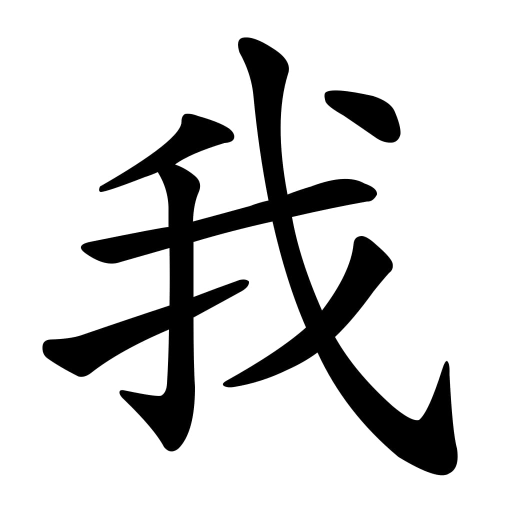
#> input picture VisualizePixelDifference/Data/svgtopng/wo_svg2png.png, 1024 x 1024 px (shown at 1/2 size)
$ python overlaySvgWritten.py
#> lines starting #> are read from the running program, lines starting #| are printed output that depends on the picture; after the words box and inside, x2 and y2 are one past the last pixel; in counts of white or black regions, pixels touching at a corner belong together
from PIL import Image
import cv2

one_name = "Wo-initial.png"
two_name = "Wo-opt-dynamic.png"
three_name = "Wo-opt-dynamic1.png"
four_name = "Wo-opt-dynamic2.png"

# set up filenames for reading files later
original_filename = '../Data/svgtopng/wo_svg2png.png'
one_filename = '../Data/written_results_scanned_using_scanner/' + one_name
two_filename = '../Data/written_results_scanned_using_scanner/' + two_name
three_filename = '../Data/written_results_scanned_using_scanner/' + three_name
four_filename = '../Data/written_results_scanned_using_scanner/' + four_name

# read images
original = cv2.imread(original_filename)
#> original is the input picture: shape (1024, 1024, 3); min 0, max 255, mean 212.3
one = cv2.imread(one_filename)
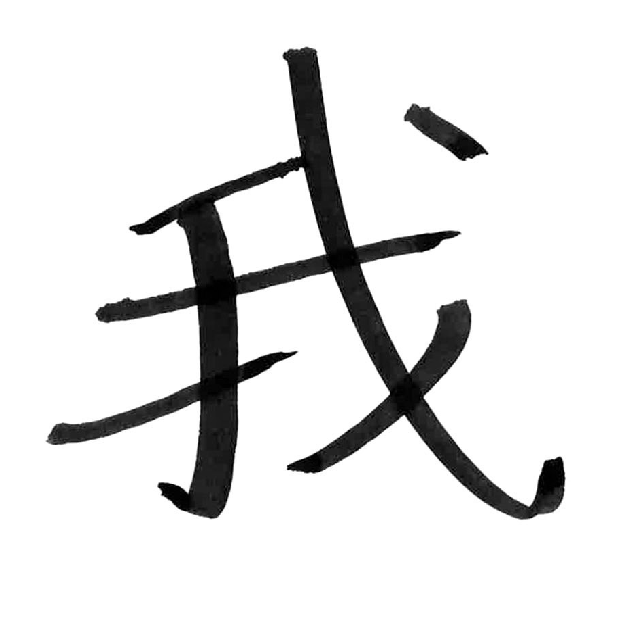
#> input picture VisualizePixelDifference/Data/written_results_scanned_using_scanner/Wo-initial.png, 640 x 640 px
#> one is the input picture: shape (640, 640, 3); min 0, max 255, mean 229.1
two = cv2.imread(two_filename)
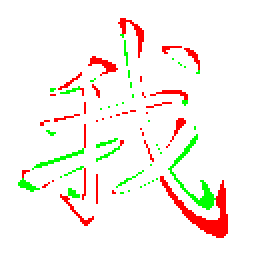
#> input picture VisualizePixelDifference/ImageOverlaying/blended_WO_scanner/Wo-opt-dynamic.png, 128 x 128 px, found by its file name (shown 2 times larger)
#> two is the input picture: shape (128, 128, 3); mean B, G, R 236.8, 243.3, 248.5
three = cv2.imread(three_filename)
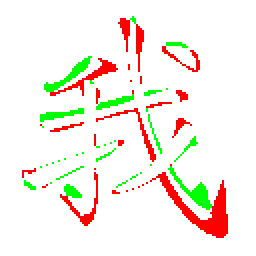
#> input picture VisualizePixelDifference/ImageOverlaying/blended_WO_scanner/Wo-opt-dynamic1.png, 128 x 128 px, found by its file name (shown 2 times larger)
#> three is the input picture: shape (128, 128, 3); mean B, G, R 231.5, 240.2, 246.3
four = cv2.imread(four_filename)
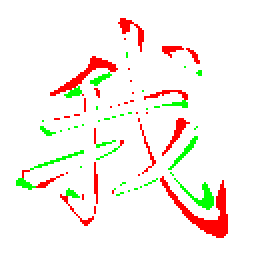
#> input picture VisualizePixelDifference/ImageOverlaying/blended_WO_scanner/Wo-opt-dynamic2.png, 128 x 128 px, found by its file name (shown 2 times larger)
#> four is the input picture: shape (128, 128, 3); mean B, G, R 235.4, 241.9, 248.5

# resize images
dim = (640, 640)
original = cv2.resize(original, dim, interpolation=cv2.INTER_NEAREST)
#> original: shape (640, 640, 3)
one = cv2.resize(one, dim, interpolation=cv2.INTER_NEAREST)
two = cv2.resize(two, dim, interpolation=cv2.INTER_NEAREST)
#> two: shape (640, 640, 3)
three = cv2.resize(three, dim, interpolation=cv2.INTER_NEAREST)
#> three: shape (640, 640, 3)
four = cv2.resize(four, dim, interpolation=cv2.INTER_NEAREST)
#> four: shape (640, 640, 3)

# set the written image to RED for visibility
Conv_hsv_Gray = cv2.cvtColor(one, cv2.COLOR_BGR2GRAY)
ret, mask = cv2.threshold(Conv_hsv_Gray, 0, 255,cv2.THRESH_BINARY_INV |cv2.THRESH_OTSU)
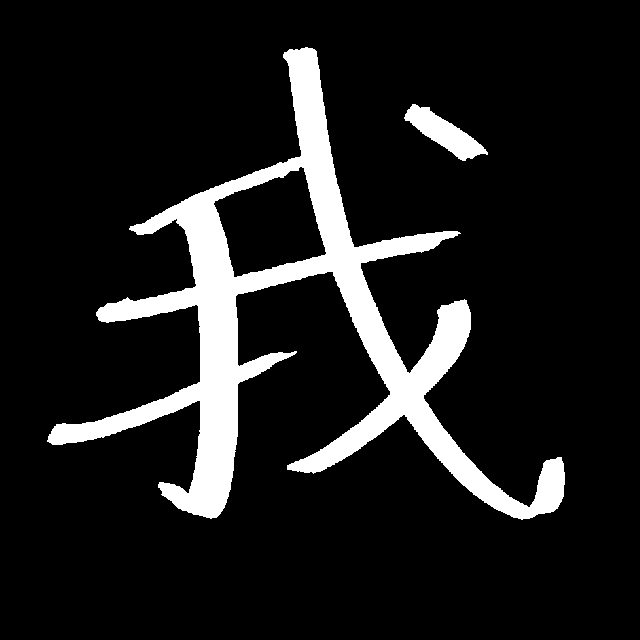
#> mask: shape (640, 640); 11.4% white; 2 white regions, box (x1, y1, x2, y2) and area: (47, 47, 565, 520) 44788, (404, 104, 488, 161) 1890
#> ret = 142
one[mask == 255] = [0, 0, 255]
#> one: shape (640, 640, 3); 11.4% of pixels changed, all inside (x1, y1, x2, y2) = (47, 47, 565, 520)
Conv_hsv_Gray = cv2.cvtColor(two, cv2.COLOR_BGR2GRAY)
ret, mask = cv2.threshold(Conv_hsv_Gray, 0, 255,cv2.THRESH_BINARY_INV |cv2.THRESH_OTSU)
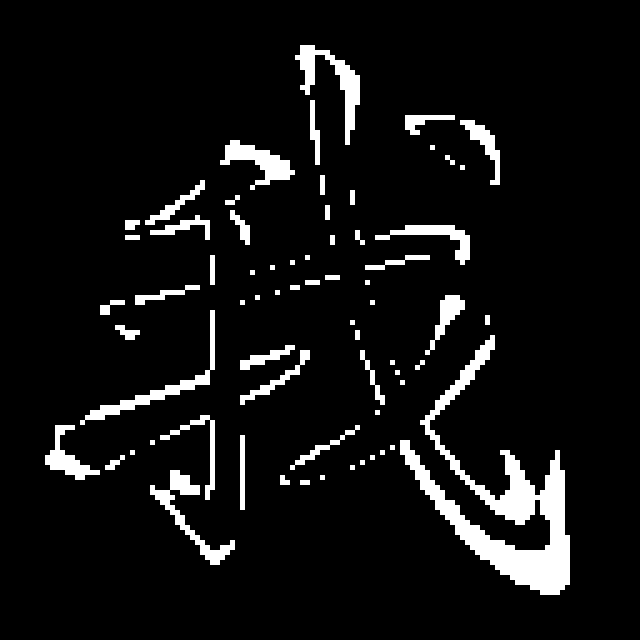
#> mask: shape (640, 640); 7.1% white; 67 white regions, largest, box (x1, y1, x2, y2) and area: (400, 335, 570, 595) 10775, (295, 45, 360, 145) 1850, (150, 470, 235, 565) 1625
#> ret = 150
two[mask == 255] = [0, 0, 255]
#> two: shape (640, 640, 3); mean B, G, R 236.8, 236.8, 255
Conv_hsv_Gray = cv2.cvtColor(three, cv2.COLOR_BGR2GRAY)
ret, mask = cv2.threshold(Conv_hsv_Gray, 0, 255,cv2.THRESH_BINARY_INV |cv2.THRESH_OTSU)
#> mask: shape (640, 640); 9.2% white; 49 white regions, largest, box (x1, y1, x2, y2) and area: (375, 410, 570, 595) 11575, (110, 140, 295, 240) 5475, (150, 430, 245, 565) 3300
three[mask == 255] = [0, 0, 255]
#> three: shape (640, 640, 3); mean B, G, R 231.5, 231.5, 255
Conv_hsv_Gray = cv2.cvtColor(four, cv2.COLOR_BGR2GRAY)
ret, mask = cv2.threshold(Conv_hsv_Gray, 0, 255,cv2.THRESH_BINARY_INV |cv2.THRESH_OTSU)
#> mask: shape (640, 640); 7.7% white; 63 white regions, largest, box (x1, y1, x2, y2) and area: (400, 440, 570, 595) 6800, (125, 140, 295, 245) 5100, (40, 375, 210, 475) 2700
four[mask == 255] = [0, 0, 255]
#> four: shape (640, 640, 3); mean B, G, R 235.4, 235.4, 255

# [6 lines of commented-out code are left out]

print('original: ', original.shape)
#| original:  (640, 640, 3)
print('one: ', one.shape)
#| one:  (640, 640, 3)
print('two: ', two.shape)
#| two:  (640, 640, 3)
print('three: ', three.shape)
#| three:  (640, 640, 3)
print('four: ', four.shape)
#| four:  (640, 640, 3)

# Using cv2.imwrite() method
# Saving the image
# cv2.imwrite('resized_' + filename, resized)

# blend images with original
alpha = 0.4
beta = 1 - alpha
one = cv2.addWeighted(original, alpha, one, beta, 0.0)
cv2.imwrite('./blended_WO_scanner/' + one_name, one)

two = cv2.addWeighted(original, alpha, two, beta, 0.0)
cv2.imwrite('./blended_WO_scanner/' + two_name, two)

three = cv2.addWeighted(original, alpha, three, beta, 0.0)
cv2.imwrite('./blended_WO_scanner/' + three_name, three)

four = cv2.addWeighted(original, alpha, four, beta, 0.0)
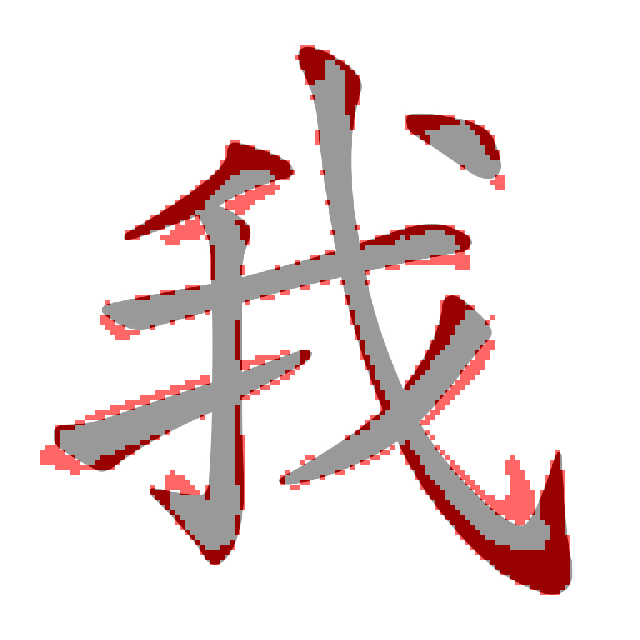
#> four: shape (640, 640, 3); mean B, G, R 226.2, 226.2, 237.9
cv2.imwrite('./blended_WO_scanner/' + four_name, four)
